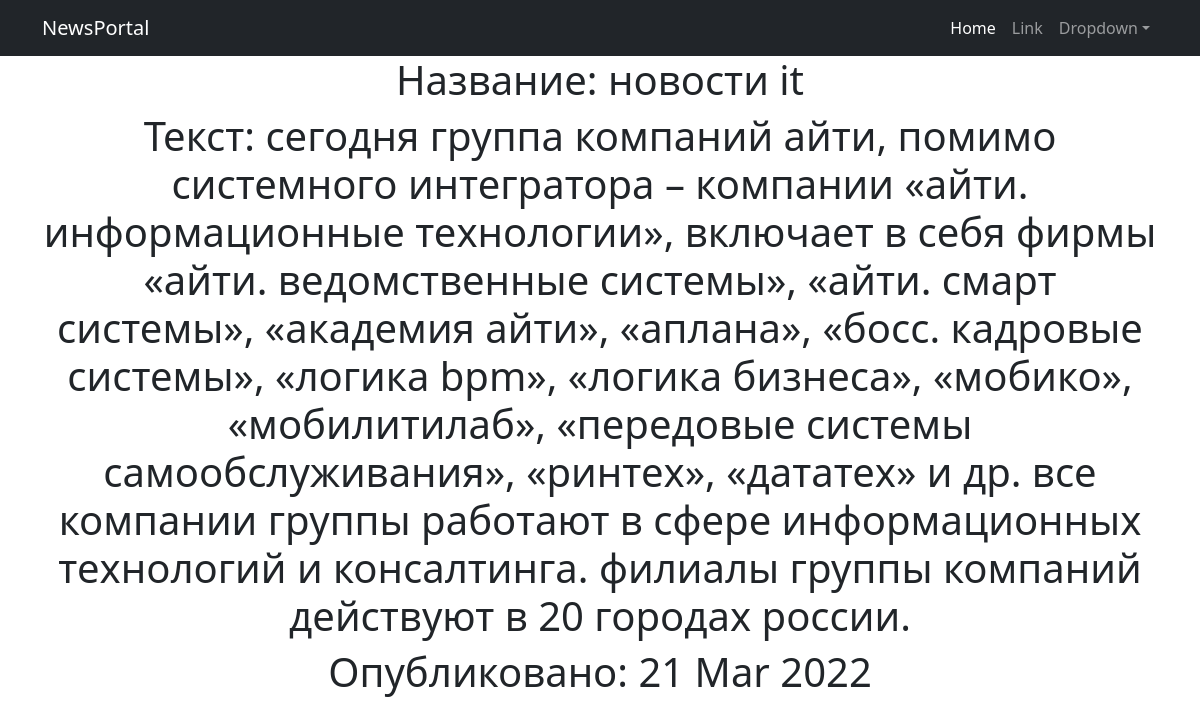
Screenshot of /news/1 with the database file from the repository.
### simpleapp/models.py (models this page shows, shortened)
class NewsPortal(models.Model):
    name = models.CharField(
        max_length=50,
        unique=True,  # названия товаров не должны повторяться
    )
    description = models.TextField()
    quantity = models.IntegerField(
        validators=[MinValueValidator(0)],
    )
    time_pub = models.DateField(null=True, blank=True)
    category = models.ForeignKey(
        to='Category',
        on_delete=models.CASCADE,
        related_name='news',  # все продукты в категории будут доступны через поле products
    )
    price = models.FloatField(
        validators=[MinValueValidator(0.0)],
    )

### simpleapp/views.py (the view)
# urls.py: path('<int:pk>', NewDetail.as_view()),
class NewDetail(DetailView):
    model = NewsPortal
    template_name = 'new.html'
    context_object_name = 'new'

### simpleapp/templatetags/custom_filters.py (called while the page is built)
@register.filter()
def censor(text):
    text_censor = ''
    text = text.lower()
    for word in text.split():
        if word.strip('.,"/') in CENS:
            word = word[:1] + '*' * (len(word[1:]))
        text_censor += f' {word}'
    return text_censor

### templates/new.html (shortened to what this page needs)
<!DOCTYPE html>
<html lang="en">
{% extends 'flatpages/default.html' %}
{% load custom_filters %}
{% block content %}
<h1> Название: {{ new.name|censor }}</h1>
<h1>Текст: {{ new.description|censor}} </h1>
<h1>Опубликовано: {{new.time_pub|date:'d M Y'}} </h1>
{% endblock content %}

### rows the page displays
NewsPortal: name|censor "новости it", description|censor "сегодня группа компаний айти, помимо системного интегратора – компании «айти. информационные технологии», включает в себя фирмы «айти. ведомственные системы», «айти. смарт системы», «академия айти», «аплана», «босс. кадровые системы», «логика bpm», «логика бизнеса», «мобико», «мобилитилаб», «передовые системы самообслуживания», «ринтех», «дататех» и др. все компании группы работают в сфере информационных технологий и консалтинга. филиалы группы компаний действуют в 20 городах россии.", time_pub "21 Mar 2022"
